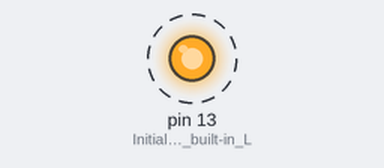
A sketch run on a simulated Arduino Uno, built with avr-gcc and run on an emulated ATmega328P. Parts: output pins drawn as LEDs (lit = HIGH). Dashed ring = blinking.

Above: at 0.05 s.
Timing chart, 0 to 3.0 s (numbered marks = the images above):
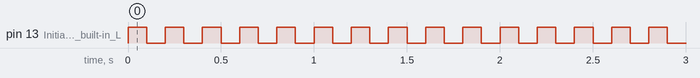

The sketch:

led_blink.ino
```cpp
#include <Arduino.h>

void setup()
{
    pinMode(LED_BUILTIN, OUTPUT); // Initialize the built-in LED pin
}

void loop()
{
    digitalWrite(LED_BUILTIN, HIGH); // Turn the LED on
    delay(100);                      // Wait 500 milliseconds
    digitalWrite(LED_BUILTIN, LOW);  // Turn the LED off
    delay(100);                      // Wait 500 milliseconds
}
```

Measured:
- by itself, pin 13 (Initialize_the_built-in_L): alternates HIGH for 0.10 s and LOW for 0.10 s
